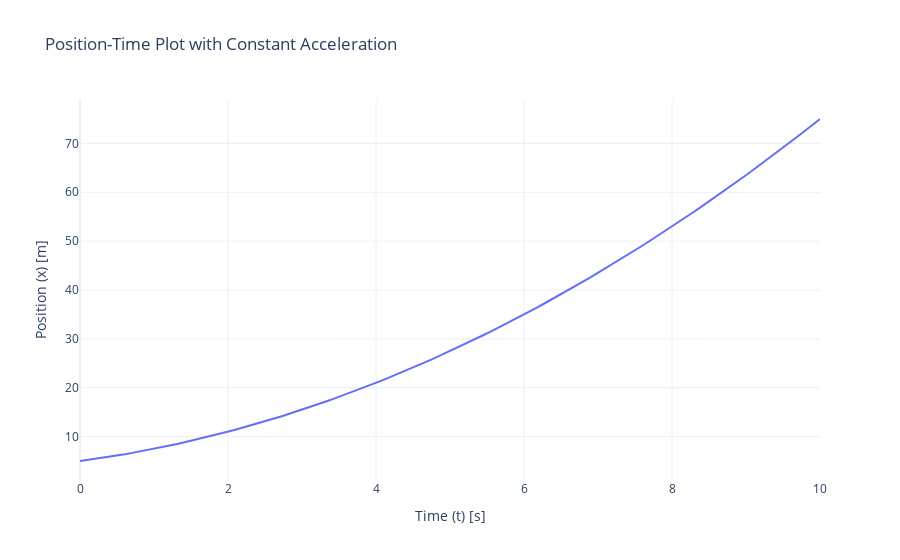

Notebook code for this chart:
### Markdown cell above
## 🚗 Introducing Acceleration

### 🔄 Recap: Constant Speed
So far, we have worked with cases where the speed was constant. In such cases, the object moves at a steady rate, and the position changes linearly over time.

### 🛣️ Transition: Variable Speed
Now, let's consider situations where the speed is not constant. In these cases, the object's velocity changes over time, which is where the concept of acceleration comes in.

### ⚡ What is Acceleration?
Acceleration is the rate at which an object's velocity changes over time. When an object is accelerating, its velocity is not constant but changes according to the acceleration. This leads to a nonlinear change in position over time.

The relationship between position, velocity, and acceleration can be described by the following equations:

### 🏃♂️ Velocity as a Function of Time:
$$
v(t) = v_0 + a \cdot t
$$
Where:
- $v(t)$ is the velocity at time $t$.
- $v_0$ is the initial velocity.
- $a$ is the constant acceleration.

### 🛤️ Position as a Function of Time:
$$
x(t) = x_0 + v_0 \cdot t + \frac{1}{2} a \cdot t^2
$$
Where:
- $x(t)$ is the position at time $t$.
- $x_0$ is the initial position.
- $v_0$ is the initial velocity.
- $a$ is the constant acceleration.

## 🧩 Exercise: Simulating Motion with Acceleration

### 🎯 Scenario:
An object is initially located at $x_0 = 5$ meters. It starts with an initial velocity of 2 m/s and accelerates at a constant rate of 1 m/s². Determine the position of the object over time and when it reaches a certain position.

### 📝 Your Task:

1. **Calculate the Position**:
   - Use the equation $x(t) = x_0 + v_0 \cdot t + \frac{1}{2} a \cdot t^2$ to calculate the position of the object over time.

2. **Implement the Code**:
   - Fill in the gaps in the code to simulate the motion of the object under constant acceleration.
   - Plot the position-time graph to visualize how the object’s position changes over time.

### Code cell
# Time values from 0 to 10 seconds
t = np.linspace(0, 10, 100)

# Initialize the position array
x = np.zeros_like(t)

# Initial conditions
x0 = 5  # Initial position
v0 = 2  # Initial velocity
a = 1   # Acceleration

# Calculate position with acceleration
for i in range(len(t)):
    x[i] = _____ + _____ * t[i] + 0.5 * _____ * t[i]**2  # Position with acceleration

# Create the plotly figure
fig = go.Figure()

# Add the position-time data to the plot
fig.add_trace(go.Scatter(x=t, y=x, mode='lines', name='Object with constant acceleration'))

# Add axis labels and title
fig.update_layout(
    title="Position-Time Plot with Constant Acceleration",
    xaxis_title="Time (t) [s]",
    yaxis_title="Position (x) [m]",
    hovermode="x",
    template="plotly_white"
)

# Show the plot
fig.show()

### Figure 1 — Plotly figure (JSON) as saved in the notebook; plotly's stock layout.template omitted (floating-point values rounded to 4 significant figures)
{"data": [{"mode": "lines", "name": "Object with constant acceleration", "type": "scatter", "x": [0, 0.101, 0.202, 0.303, 0.404, 0.5051, 0.6061, 0.7071, 0.8081, 0.9091, 1.01, 1.111, 1.212, 1.313, 1.414, 1.515, 1.616, 1.717, 1.818, 1.919, 2.02, 2.121, 2.222, 2.323, 2.424, 2.525, 2.626, 2.727, 2.828, 2.929, 3.03, 3.131, 3.232, 3.333, 3.434, 3.535, 3.636, 3.737, 3.838, 3.939, 4.04, 4.141, 4.242, 4.343, 4.444, 4.545, 4.646, 4.747, 4.848, 4.949, 5.051, 5.152, 5.253, 5.354, 5.455, 5.556, 5.657, 5.758, 5.859, 5.96, 6.061, 6.162, 6.263, 6.364, 6.465, 6.566, 6.667, 6.768, 6.869, 6.97, 7.071, 7.172, 7.273, 7.374, 7.475, 7.576, 7.677, 7.778, 7.879, 7.98, 8.081, 8.182, 8.283, 8.384, 8.485, 8.586, 8.687, 8.788, 8.889, 8.99, 9.091, 9.192, 9.293, 9.394, 9.495, 9.596, 9.697, 9.798, 9.899, 10], "y": [5, 5.207, 5.424, 5.652, 5.89, 6.138, 6.396, 6.664, 6.943, 7.231, 7.53, 7.84, 8.159, 8.488, 8.828, 9.178, 9.538, 9.909, 10.29, 10.68, 11.08, 11.49, 11.91, 12.35, 12.79, 13.24, 13.7, 14.17, 14.66, 15.15, 15.65, 16.17, 16.69, 17.22, 17.77, 18.32, 18.88, 19.46, 20.04, 20.64, 21.24, 21.86, 22.48, 23.12, 23.77, 24.42, 25.09, 25.76, 26.45, 27.15, 27.85, 28.57, 29.3, 30.04, 30.79, 31.54, 32.31, 33.09, 33.88, 34.68, 35.49, 36.31, 37.14, 37.98, 38.83, 39.69, 40.56, 41.44, 42.33, 43.23, 44.14, 45.06, 45.99, 46.93, 47.89, 48.85, 49.82, 50.8, 51.8, 52.8, 53.81, 54.83, 55.87, 56.91, 57.97, 59.03, 60.1, 61.19, 62.28, 63.39, 64.5, 65.63, 66.77, 67.91, 69.07, 70.23, 71.41, 72.6, 73.79, 75]}], "layout": {"autosize": true, "hovermode": "x", "title": {"text": "Position-Time Plot with Constant Acceleration"}, "xaxis": {"autorange": true, "range": [0, 10], "title": {"text": "Time (t) [s]"}, "type": "linear"}, "yaxis": {"autorange": true, "range": [1.111, 78.89], "title": {"text": "Position (x) [m]"}, "type": "linear"}}}
